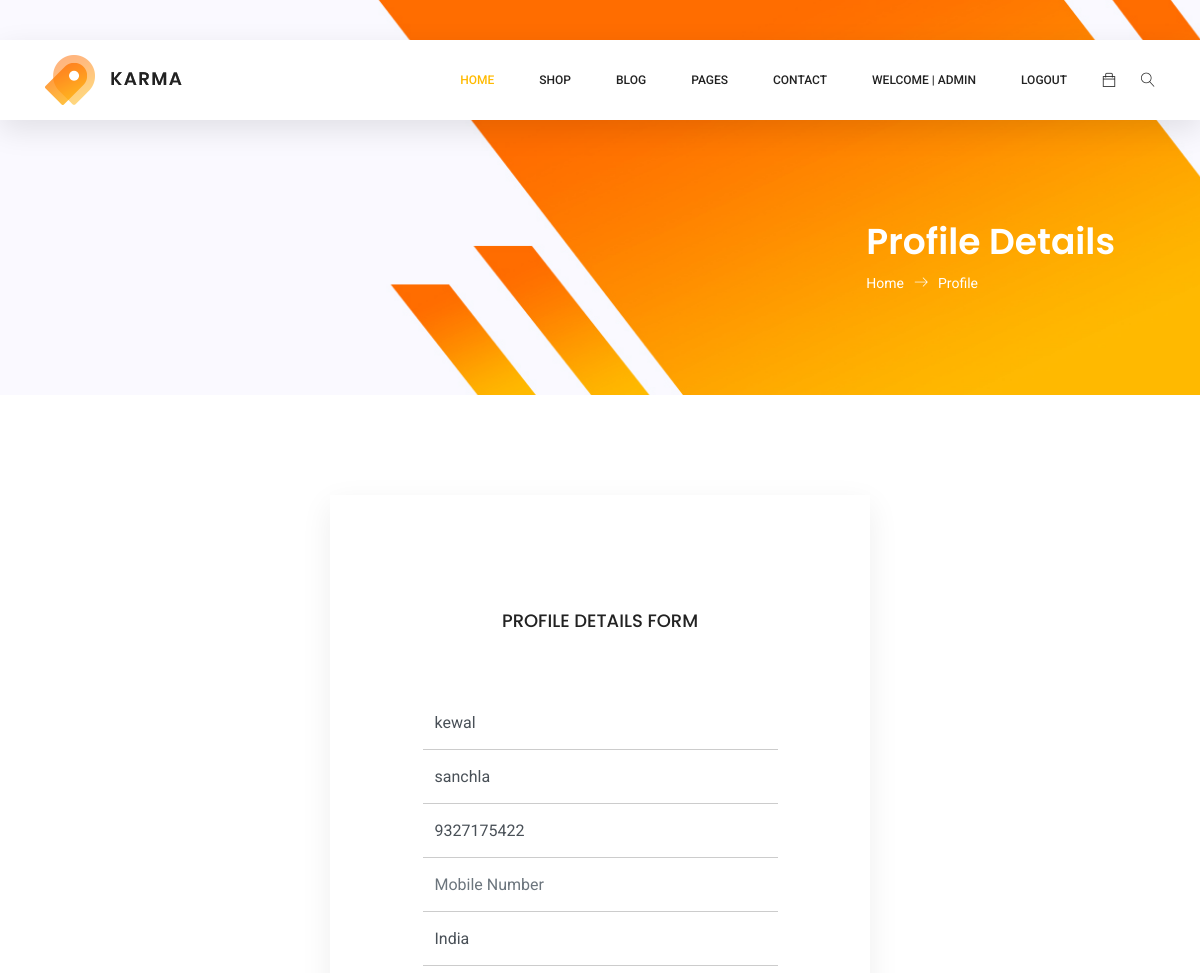
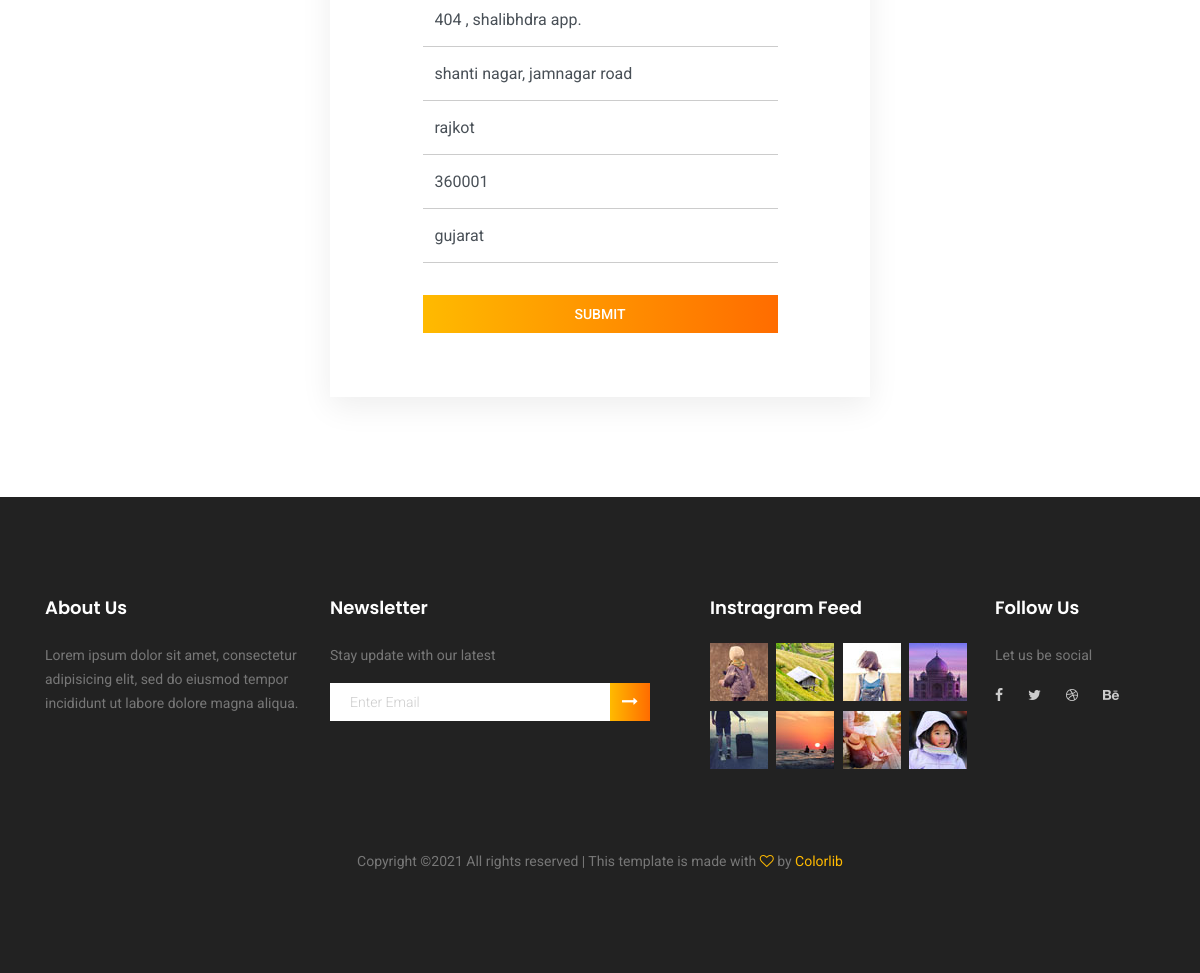
The app's page /update_address/1/ (signed in) with its own data (2 pictures, top to bottom).
### home/models.py (models this page shows)
class ShippingAddress(models.Model):
  user = models.ForeignKey(User, on_delete=models.CASCADE)
  fname = models.CharField(max_length=100)
  lname = models.CharField(max_length=100)
  mobile_no = models.IntegerField()
  country = models.CharField(max_length=100)
  alternative_mobile_no = models.IntegerField(blank=True, null=True)
  address_line1= models.CharField(max_length=150)
  address_line2= models.CharField(max_length=150)
  city = models.CharField(max_length=100)
  state = models.CharField(max_length=100)
  Zipcode = models.IntegerField()

### home/views.py (the view, shortened to what this page needs)
# urls.py: path('update_address/<int:id>/', views.UpdateAddress.as_view(), name='update_address'),
@method_decorator(login_required, name='dispatch')
class UpdateAddress(View):
  def get(self, request, id):
    pi = ShippingAddress.objects.get(pk=id)
    form = ShippingAddressForm(instance=pi)
    return render(request, 'home/address.html', {'form':form})

### home/templates/home/address.html (shortened to what this page needs)
{% extends 'home/base.html' %}
{% load static %}
{% block main %}
	<section class="banner-area organic-breadcrumb">
		<div class="container">
			<div class="breadcrumb-banner d-flex flex-wrap align-items-center justify-content-end">
				<div class="col-first">
					<h1>Profile Details</h1>
					<nav class="d-flex align-items-center">
						<a href="index.html">Home<span class="lnr lnr-arrow-right"></span></a>
						<a href="category.html">Profile</a>
					</nav>
				</div>
			</div>
		</div>
	</section>
	<section class="login_box_area section_gap">
		<div class="container">
			<div class="row">
				<div class="col-lg-3">
				</div>
				<div class="col-lg-6">
					<div class="login_form_inner">
						<h3>Profile Details Form</h3>
						<form class="row login_form" action="" method="post" id="contactForm" novalidate="novalidate">{% csrf_token %}
							<div class="col-md-12 form-group">
							</div>
							<div class="col-md-12 form-group">
							</div>
							<div class="col-md-12 form-group">
								{% for fm in form %}
										{{ fm }}
								{% endfor %}
							</div>
							<div class="col-md-12 form-group">
								<button type="submit" class="primary-btn mt-3 mb-5">Submit</button>
							</div>
						</form>
					</div>
				</div>
			</div>
		</div>
	</section>
{% endblock main %}

### home/templates/home/base.html (shortened to what this page needs)
<!DOCTYPE html>
{% load static %}
<html lang="zxx" class="no-js">
<head>
	<link rel="stylesheet" href="{% static 'home/css/linearicons.css' %} ">
	<link rel="stylesheet" href="{% static 'home/css/font-awesome.min.css' %}">
	<link rel="stylesheet" href="{% static 'home/css/themify-icons.css' %}">
	<link rel="stylesheet" href="{% static 'home/css/bootstrap.css' %}">
	<link rel="stylesheet" href="{% static 'home/css/owl.carousel.css' %}">
	<link rel="stylesheet" href="{% static 'home/css/nice-select.css' %}">
	<link rel="stylesheet" href="{% static 'home/css/nouislider.min.css' %}">
	<link rel="stylesheet" href="{% static 'home/css/ion.rangeSlider.css' %}" />
	<link rel="stylesheet" href="{% static 'home/css/ion.rangeSlider.skinFlat.css' %}" />
	<link rel="stylesheet" href="{% static 'home/css/magnific-popup.css' %}">
	<link rel="stylesheet" href="{% static 'home/css/main.css' %}">
</head>
<body>
	<header class="header_area sticky-header">
		<div class="main_menu">
			<nav class="navbar navbar-expand-lg navbar-light main_box">
				<div class="container">
					<a class="navbar-brand logo_h" href="{% url 'home' %} "><img src="{% static 'home/img/logo.png' %} " alt=""></a>
					<div class="collapse navbar-collapse offset" id="navbarSupportedContent">
						<ul class="nav navbar-nav menu_nav ml-auto">
							<li class="nav-item active"><a class="nav-link" href="{% url 'home' %} ">Home</a></li>
							<li class="nav-item submenu dropdown">
								<a href="#" class="nav-link dropdown-toggle" data-toggle="dropdown" role="button" aria-haspopup="true" aria-expanded="false">Shop</a>
							</li>
							<li class="nav-item submenu dropdown">
								<a href="#" class="nav-link dropdown-toggle" data-toggle="dropdown" role="button" aria-haspopup="true"
								aria-expanded="false">Blog</a>
							</li>
							<li class="nav-item submenu dropdown">
								<a href="#" class="nav-link dropdown-toggle" data-toggle="dropdown" role="button" aria-haspopup="true" aria-expanded="false">Pages</a>
							</li>
							<li class="nav-item"><a class="nav-link" href="contact.html">Contact</a></li>
							{% if request.user.is_authenticated %}
							<li class="nav-item"><a class="nav-link" href="{% url 'profile' %}">Welcome | {{request.user|capfirst}}</a></li>
							<li class="nav-item"><a class="nav-link" href="{% url 'logout' %}">Logout</a></li>
							{% endif %}
						</ul>
						<ul class="nav navbar-nav navbar-right">
							<li class="nav-item"><a href="{% url 'cart' %}" class="cart"><span class="ti-bag"></span></a></li>
							<li class="nav-item">
								<button class="search"><span class="lnr lnr-magnifier" id="search"></span></button>
							</li>
						</ul>
					</div>
				</div>
			</nav>
		</div>
	</header>
{% block main %}{% endblock main %}
	<footer class="footer-area section_gap">
		<div class="container">
			<div class="row">
				<div class="col-lg-3  col-md-6 col-sm-6">
					<div class="single-footer-widget">
						<h6>About Us</h6>
						<p>
							Lorem ipsum dolor sit amet, consectetur adipisicing elit, sed do eiusmod tempor incididunt ut labore dolore
							magna aliqua.
						</p>
					</div>
				</div>
				<div class="col-lg-4  col-md-6 col-sm-6">
					<div class="single-footer-widget">
						<h6>Newsletter</h6>
						<p>Stay update with our latest</p>
						<div class="" id="mc_embed_signup">
							<form target="_blank" novalidate="true" action="https://spondonit.us12.list-manage.com/subscribe/post?u=1462626880ade1ac87bd9c93a&amp;id=92a4423d01"
							 method="get" class="form-inline">
								<div class="d-flex flex-row">
									<input class="form-control" name="EMAIL" placeholder="Enter Email" onfocus="this.placeholder = ''" onblur="this.placeholder = 'Enter Email '"
									 required="" type="email">
									<button class="click-btn btn btn-default"><i class="fa fa-long-arrow-right" aria-hidden="true"></i></button>
								</div>
							</form>
						</div>
					</div>
				</div>
				<div class="col-lg-3  col-md-6 col-sm-6">
					<div class="single-footer-widget mail-chimp">
						<h6 class="mb-20">Instragram Feed</h6>
						<ul class="instafeed d-flex flex-wrap">
							<li><img src="{% static 'home/img/i1.jpg' %}" alt=""></li>
							<li><img src="{% static 'home/img/i2.jpg' %}" alt=""></li>
							<li><img src="{% static 'home/img/i3.jpg' %}" alt=""></li>
							<li><img src="{% static 'home/img/i4.jpg' %}" alt=""></li>
							<li><img src="{% static 'home/img/i5.jpg' %}" alt=""></li>
							<li><img src="{% static 'home/img/i6.jpg' %}" alt=""></li>
							<li><img src="{% static 'home/img/i7.jpg' %}" alt=""></li>
							<li><img src="{% static 'home/img/i8.jpg' %}" alt=""></li>
						</ul>
					</div>
				</div>
				<div class="col-lg-2 col-md-6 col-sm-6">
					<div class="single-footer-widget">
						<h6>Follow Us</h6>
						<p>Let us be social</p>
						<div class="footer-social d-flex align-items-center">
							<a href="#"><i class="fa fa-facebook"></i></a>
							<a href="#"><i class="fa fa-twitter"></i></a>
							<a href="#"><i class="fa fa-dribbble"></i></a>
							<a href="#"><i class="fa fa-behance"></i></a>
						</div>
					</div>
				</div>
			</div>
			<div class="footer-bottom d-flex justify-content-center align-items-center flex-wrap">
				<p class="footer-text m-0">
Copyright &copy;<script>document.write(new Date().getFullYear());</script> All rights reserved | This template is made with <i class="fa fa-heart-o" aria-hidden="true"></i> by <a href="https://colorlib.com" target="_blank">Colorlib</a>
</p>
			</div>
		</div>
	</footer>
</body>
</html>

### records on screen
ShippingAddress: form "kewal" "sanchla" "9327175422" "India" "404 , shalibhdra app." "shanti nagar, jamnagar road" "rajkot" "360001" "gujarat"

### other values on screen
{{ request.user|capfirst }} "ADMIN"
